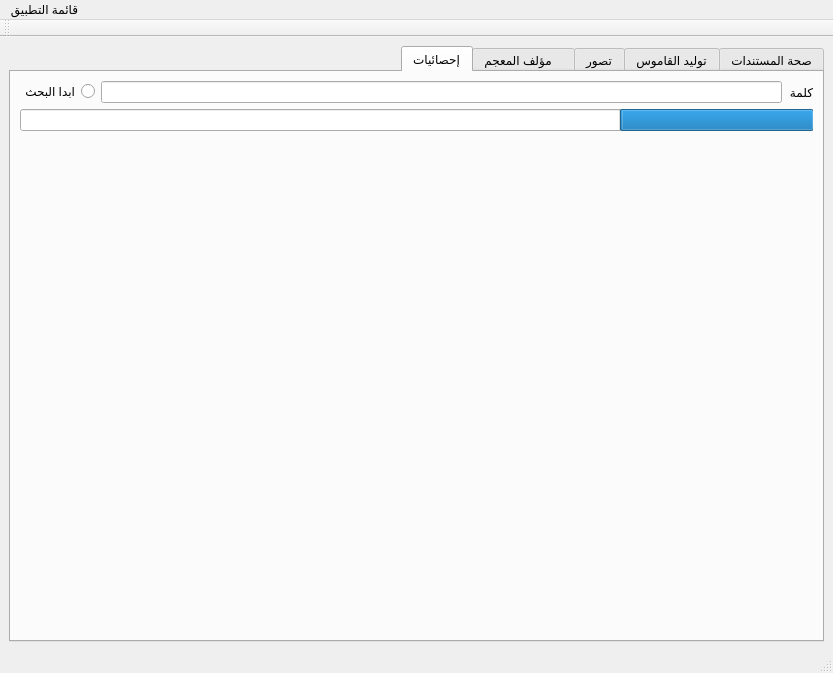
<?xml version="1.0" encoding="UTF-8"?>
<ui version="4.0">
 <class>MainWindow</class>
 <widget class="QMainWindow" name="MainWindow">
  <property name="geometry">
   <rect>
    <x>0</x>
    <y>0</y>
    <width>833</width>
    <height>673</height>
   </rect>
  </property>
  <property name="windowTitle">
   <string>MainWindow</string>
  </property>
  <property name="locale">
   <locale language="Arabic" country="Egypt"/>
  </property>
  <widget class="QWidget" name="centralwidget">
   <layout class="QHBoxLayout" name="horizontalLayout_6">
    <item>
     <widget class="QTabWidget" name="tabWidget">
      <property name="layoutDirection">
       <enum>Qt::RightToLeft</enum>
      </property>
      <property name="autoFillBackground">
       <bool>true</bool>
      </property>
      <property name="styleSheet">
       <string notr="true">font: 75 13pt &quot;Bitstream Charter&quot;;</string>
      </property>
      <property name="currentIndex">
       <number>4</number>
      </property>
      <widget class="QWidget" name="tab_3">
       <attribute name="title">
        <string>صحة المستندات</string>
       </attribute>
       <layout class="QGridLayout" name="gridLayout">
        <item row="0" column="0" rowspan="3">
         <spacer name="horizontalSpacer">
          <property name="orientation">
           <enum>Qt::Horizontal</enum>
          </property>
          <property name="sizeType">
           <enum>QSizePolicy::Expanding</enum>
          </property>
          <property name="sizeHint" stdset="0">
           <size>
            <width>100</width>
            <height>100</height>
           </size>
          </property>
         </spacer>
        </item>
        <item row="0" column="1">
         <spacer name="verticalSpacer">
          <property name="orientation">
           <enum>Qt::Vertical</enum>
          </property>
          <property name="sizeType">
           <enum>QSizePolicy::Expanding</enum>
          </property>
          <property name="sizeHint" stdset="0">
           <size>
            <width>150</width>
            <height>600</height>
           </size>
          </property>
         </spacer>
        </item>
        <item row="0" column="2" rowspan="3">
         <spacer name="horizontalSpacer_5">
          <property name="orientation">
           <enum>Qt::Horizontal</enum>
          </property>
          <property name="sizeType">
           <enum>QSizePolicy::Expanding</enum>
          </property>
          <property name="sizeHint" stdset="0">
           <size>
            <width>100</width>
            <height>100</height>
           </size>
          </property>
         </spacer>
        </item>
        <item row="1" column="1">
         <layout class="QVBoxLayout" name="verticalLayout_8">
          <property name="sizeConstraint">
           <enum>QLayout::SetFixedSize</enum>
          </property>
          <item>
           <widget class="QLabel" name="label_10">
            <property name="font">
             <font>
              <family>Abyssinica SIL</family>
              <pointsize>15</pointsize>
              <weight>75</weight>
              <italic>false</italic>
              <bold>true</bold>
             </font>
            </property>
            <property name="styleSheet">
             <string notr="true">
font: bold 15pt &quot;Abyssinica SIL&quot;;</string>
            </property>
            <property name="text">
             <string> تسجيل الدخول </string>
            </property>
           </widget>
          </item>
          <item>
           <layout class="QVBoxLayout" name="verticalLayout_5">
            <item>
             <layout class="QVBoxLayout" name="verticalLayout_2">
              <item>
               <widget class="QLabel" name="label">
                <property name="autoFillBackground">
                 <bool>true</bool>
                </property>
                <property name="styleSheet">
                 <string notr="true">font: 75 11pt &quot;Bitstream Charter&quot;;
font: 75 11pt &quot;Bitstream Charter&quot;;</string>
                </property>
                <property name="text">
                 <string>مؤلف المعجم</string>
                </property>
               </widget>
              </item>
              <item>
               <widget class="QTextEdit" name="textEdit_2">
                <property name="minimumSize">
                 <size>
                  <width>300</width>
                  <height>40</height>
                 </size>
                </property>
                <property name="maximumSize">
                 <size>
                  <width>400</width>
                  <height>40</height>
                 </size>
                </property>
               </widget>
              </item>
             </layout>
            </item>
            <item>
             <layout class="QVBoxLayout" name="verticalLayout_4">
              <item>
               <widget class="QLabel" name="label_2">
                <property name="styleSheet">
                 <string notr="true">font: 75 11pt &quot;Bitstream Charter&quot;;</string>
                </property>
                <property name="text">
                 <string>كلمة السر</string>
                </property>
               </widget>
              </item>
              <item>
               <widget class="QTextEdit" name="textEdit">
                <property name="minimumSize">
                 <size>
                  <width>300</width>
                  <height>40</height>
                 </size>
                </property>
                <property name="maximumSize">
                 <size>
                  <width>400</width>
                  <height>40</height>
                 </size>
                </property>
                <property name="tabChangesFocus">
                 <bool>true</bool>
                </property>
               </widget>
              </item>
             </layout>
            </item>
            <item>
             <layout class="QHBoxLayout" name="horizontalLayout_3">
              <item>
               <spacer name="horizontalSpacer_6">
                <property name="orientation">
                 <enum>Qt::Horizontal</enum>
                </property>
                <property name="sizeHint" stdset="0">
                 <size>
                  <width>198</width>
                  <height>20</height>
                 </size>
                </property>
               </spacer>
              </item>
              <item>
               <widget class="QPushButton" name="pushButton">
                <property name="minimumSize">
                 <size>
                  <width>100</width>
                  <height>30</height>
                 </size>
                </property>
                <property name="maximumSize">
                 <size>
                  <width>150</width>
                  <height>30</height>
                 </size>
                </property>
                <property name="text">
                 <string>تسجيل الدخول</string>
                </property>
               </widget>
              </item>
             </layout>
            </item>
           </layout>
          </item>
         </layout>
        </item>
        <item row="2" column="1">
         <spacer name="verticalSpacer_2">
          <property name="orientation">
           <enum>Qt::Vertical</enum>
          </property>
          <property name="sizeType">
           <enum>QSizePolicy::Expanding</enum>
          </property>
          <property name="sizeHint" stdset="0">
           <size>
            <width>100</width>
            <height>600</height>
           </size>
          </property>
         </spacer>
        </item>
       </layout>
      </widget>
      <widget class="QWidget" name="tab_2">
       <attribute name="title">
        <string>توليد القاموس</string>
       </attribute>
      </widget>
      <widget class="QWidget" name="tab_4">
       <attribute name="title">
        <string>تصور</string>
       </attribute>
       <layout class="QHBoxLayout" name="horizontalLayout">
        <item>
         <layout class="QGridLayout" name="gridLayout_5"/>
        </item>
        <item>
         <layout class="QGridLayout" name="gridLayout_6">
          <item row="0" column="0">
           <widget class="QLabel" name="label_8">
            <property name="text">
             <string>هيكل محتويات كوربوس العربية</string>
            </property>
           </widget>
          </item>
          <item row="1" column="0">
           <widget class="QTreeView" name="treeView"/>
          </item>
          <item row="3" column="0">
           <widget class="QListView" name="listView">
            <property name="layoutDirection">
             <enum>Qt::RightToLeft</enum>
            </property>
            <property name="autoFillBackground">
             <bool>true</bool>
            </property>
            <property name="styleSheet">
             <string notr="true">
font: 75 11pt &quot;Bitstream Charter&quot;;
</string>
            </property>
           </widget>
          </item>
          <item row="2" column="0">
           <widget class="QLabel" name="label_9">
            <property name="text">
             <string>محتوى الملف المختار</string>
            </property>
           </widget>
          </item>
         </layout>
        </item>
       </layout>
      </widget>
      <widget class="QWidget" name="tab_5">
       <attribute name="title">
        <string>مؤلف المعجم   </string>
       </attribute>
       <widget class="QToolBox" name="toolBox">
        <property name="geometry">
         <rect>
          <x>18</x>
          <y>110</y>
          <width>781</width>
          <height>356</height>
         </rect>
        </property>
        <property name="layoutDirection">
         <enum>Qt::LeftToRight</enum>
        </property>
        <property name="frameShape">
         <enum>QFrame::NoFrame</enum>
        </property>
        <property name="frameShadow">
         <enum>QFrame::Plain</enum>
        </property>
        <property name="currentIndex">
         <number>1</number>
        </property>
        <property name="tabSpacing">
         <number>10</number>
        </property>
        <widget class="QWidget" name="page">
         <property name="geometry">
          <rect>
           <x>0</x>
           <y>0</y>
           <width>426</width>
           <height>164</height>
          </rect>
         </property>
         <property name="mouseTracking">
          <bool>false</bool>
         </property>
         <attribute name="label">
          <string> المعاني</string>
         </attribute>
         <layout class="QVBoxLayout" name="verticalLayout_10">
          <item>
           <layout class="QHBoxLayout" name="horizontalLayout_8">
            <item>
             <widget class="QPushButton" name="insertmeaning">
              <property name="minimumSize">
               <size>
                <width>100</width>
                <height>40</height>
               </size>
              </property>
              <property name="maximumSize">
               <size>
                <width>16777215</width>
                <height>40</height>
               </size>
              </property>
              <property name="text">
               <string>إضافة</string>
              </property>
             </widget>
            </item>
            <item>
             <widget class="QLineEdit" name="editmeaning">
              <property name="minimumSize">
               <size>
                <width>300</width>
                <height>40</height>
               </size>
              </property>
              <property name="maximumSize">
               <size>
                <width>16777215</width>
                <height>40</height>
               </size>
              </property>
              <property name="layoutDirection">
               <enum>Qt::RightToLeft</enum>
              </property>
              <property name="text">
               <string/>
              </property>
             </widget>
            </item>
           </layout>
          </item>
          <item>
           <widget class="QLabel" name="label_5">
            <property name="text">
             <string>معنى</string>
            </property>
           </widget>
          </item>
          <item>
           <widget class="QTableWidget" name="listmeaning">
            <attribute name="horizontalHeaderStretchLastSection">
             <bool>true</bool>
            </attribute>
            <attribute name="verticalHeaderStretchLastSection">
             <bool>true</bool>
            </attribute>
           </widget>
          </item>
         </layout>
        </widget>
        <widget class="QWidget" name="Examples">
         <property name="geometry">
          <rect>
           <x>0</x>
           <y>0</y>
           <width>781</width>
           <height>276</height>
          </rect>
         </property>
         <attribute name="label">
          <string>أمثلة</string>
         </attribute>
         <layout class="QVBoxLayout" name="verticalLayout_11">
          <item>
           <layout class="QHBoxLayout" name="horizontalLayout_4"/>
          </item>
          <item>
           <layout class="QHBoxLayout" name="horizontalLayout_9">
            <item>
             <widget class="QPushButton" name="insertexample">
              <property name="minimumSize">
               <size>
                <width>100</width>
                <height>40</height>
               </size>
              </property>
              <property name="maximumSize">
               <size>
                <width>16777215</width>
                <height>40</height>
               </size>
              </property>
              <property name="text">
               <string>إضافة</string>
              </property>
             </widget>
            </item>
            <item>
             <widget class="QLineEdit" name="modifyexample">
              <property name="minimumSize">
               <size>
                <width>300</width>
                <height>40</height>
               </size>
              </property>
              <property name="maximumSize">
               <size>
                <width>16777215</width>
                <height>40</height>
               </size>
              </property>
             </widget>
            </item>
           </layout>
          </item>
          <item>
           <widget class="QLabel" name="label_4">
            <property name="text">
             <string>أمثلة ( مرتبة  وفقا لمدى الصلة)</string>
            </property>
           </widget>
          </item>
          <item>
           <widget class="QTableWidget" name="exampleslist">
            <property name="minimumSize">
             <size>
              <width>300</width>
              <height>0</height>
             </size>
            </property>
            <attribute name="horizontalHeaderStretchLastSection">
             <bool>true</bool>
            </attribute>
            <attribute name="verticalHeaderStretchLastSection">
             <bool>true</bool>
            </attribute>
           </widget>
          </item>
         </layout>
        </widget>
       </widget>
       <widget class="Line" name="line">
        <property name="geometry">
         <rect>
          <x>10</x>
          <y>490</y>
          <width>791</width>
          <height>16</height>
         </rect>
        </property>
        <property name="orientation">
         <enum>Qt::Horizontal</enum>
        </property>
       </widget>
       <widget class="QWidget" name="layoutWidget">
        <property name="geometry">
         <rect>
          <x>18</x>
          <y>510</y>
          <width>401</width>
          <height>42</height>
         </rect>
        </property>
        <layout class="QHBoxLayout" name="horizontalLayout_19">
         <item>
          <widget class="QPushButton" name="pushButton_5">
           <property name="minimumSize">
            <size>
             <width>100</width>
             <height>40</height>
            </size>
           </property>
           <property name="maximumSize">
            <size>
             <width>300</width>
             <height>40</height>
            </size>
           </property>
           <property name="font">
            <font>
             <family>Bitstream Charter</family>
             <pointsize>13</pointsize>
             <weight>9</weight>
             <italic>false</italic>
             <bold>false</bold>
            </font>
           </property>
           <property name="text">
            <string>إلغاء</string>
           </property>
          </widget>
         </item>
         <item>
          <widget class="QPushButton" name="pushButton_4">
           <property name="minimumSize">
            <size>
             <width>100</width>
             <height>40</height>
            </size>
           </property>
           <property name="maximumSize">
            <size>
             <width>300</width>
             <height>40</height>
            </size>
           </property>
           <property name="font">
            <font>
             <family>Bitstream Charter</family>
             <pointsize>13</pointsize>
             <weight>9</weight>
             <italic>false</italic>
             <bold>false</bold>
            </font>
           </property>
           <property name="text">
            <string>تأكيد</string>
           </property>
          </widget>
         </item>
        </layout>
       </widget>
       <widget class="QWidget" name="layoutWidget">
        <property name="geometry">
         <rect>
          <x>18</x>
          <y>20</y>
          <width>778</width>
          <height>70</height>
         </rect>
        </property>
        <layout class="QHBoxLayout" name="horizontalLayout_2">
         <item>
          <layout class="QVBoxLayout" name="verticalLayout">
           <item>
            <widget class="QLabel" name="label_3">
             <property name="minimumSize">
              <size>
               <width>0</width>
               <height>20</height>
              </size>
             </property>
             <property name="maximumSize">
              <size>
               <width>16777215</width>
               <height>20</height>
              </size>
             </property>
             <property name="text">
              <string>كلمة</string>
             </property>
            </widget>
           </item>
           <item>
            <widget class="QTextEdit" name="wordtext">
             <property name="minimumSize">
              <size>
               <width>300</width>
               <height>40</height>
              </size>
             </property>
             <property name="maximumSize">
              <size>
               <width>400</width>
               <height>40</height>
              </size>
             </property>
             <property name="overwriteMode">
              <bool>false</bool>
             </property>
            </widget>
           </item>
          </layout>
         </item>
         <item>
          <layout class="QHBoxLayout" name="horizontalLayout_5">
           <item>
            <layout class="QVBoxLayout" name="verticalLayout_6">
             <item>
              <widget class="QLabel" name="label_6">
               <property name="minimumSize">
                <size>
                 <width>0</width>
                 <height>20</height>
                </size>
               </property>
               <property name="maximumSize">
                <size>
                 <width>16777215</width>
                 <height>20</height>
                </size>
               </property>
               <property name="text">
                <string>العصر:</string>
               </property>
              </widget>
             </item>
             <item>
              <widget class="QComboBox" name="period">
               <property name="minimumSize">
                <size>
                 <width>200</width>
                 <height>30</height>
                </size>
               </property>
               <property name="maximumSize">
                <size>
                 <width>250</width>
                 <height>30</height>
                </size>
               </property>
              </widget>
             </item>
            </layout>
           </item>
           <item>
            <layout class="QVBoxLayout" name="verticalLayout_7">
             <item>
              <widget class="QLabel" name="label_7">
               <property name="minimumSize">
                <size>
                 <width>0</width>
                 <height>20</height>
                </size>
               </property>
               <property name="maximumSize">
                <size>
                 <width>16777215</width>
                 <height>20</height>
                </size>
               </property>
               <property name="text">
                <string>صنف:</string>
               </property>
              </widget>
             </item>
             <item>
              <widget class="QComboBox" name="genre">
               <property name="minimumSize">
                <size>
                 <width>150</width>
                 <height>30</height>
                </size>
               </property>
               <property name="maximumSize">
                <size>
                 <width>200</width>
                 <height>30</height>
                </size>
               </property>
              </widget>
             </item>
            </layout>
           </item>
          </layout>
         </item>
         <item>
          <widget class="QPushButton" name="checkword">
           <property name="minimumSize">
            <size>
             <width>100</width>
             <height>30</height>
            </size>
           </property>
           <property name="maximumSize">
            <size>
             <width>100</width>
             <height>30</height>
            </size>
           </property>
           <property name="text">
            <string>فحص</string>
           </property>
          </widget>
         </item>
        </layout>
       </widget>
      </widget>
      <widget class="QWidget" name="tab">
       <attribute name="title">
        <string>إحصائيات</string>
       </attribute>
       <layout class="QVBoxLayout" name="verticalLayout_3">
        <item>
         <layout class="QHBoxLayout" name="horizontalLayout_7">
          <item>
           <widget class="QLabel" name="wordlabel">
            <property name="text">
             <string>كلمة</string>
            </property>
           </widget>
          </item>
          <item>
           <widget class="QLineEdit" name="word_stat"/>
          </item>
          <item>
           <widget class="QRadioButton" name="Lookstat">
            <property name="text">
             <string>ابدا البحث</string>
            </property>
           </widget>
          </item>
         </layout>
        </item>
        <item>
         <widget class="QProgressBar" name="progressBar">
          <property name="value">
           <number>24</number>
          </property>
         </widget>
        </item>
        <item>
         <layout class="QGridLayout" name="gridLayout_2">
          <item row="0" column="1">
           <widget class="QLabel" name="barchartGenre">
            <property name="text">
             <string/>
            </property>
           </widget>
          </item>
          <item row="0" column="0">
           <widget class="QLabel" name="barchartPeriod">
            <property name="text">
             <string/>
            </property>
           </widget>
          </item>
         </layout>
        </item>
       </layout>
      </widget>
     </widget>
    </item>
   </layout>
  </widget>
  <widget class="QMenuBar" name="menubar">
   <property name="geometry">
    <rect>
     <x>0</x>
     <y>0</y>
     <width>833</width>
     <height>20</height>
    </rect>
   </property>
   <widget class="QMenu" name="menu">
    <property name="font">
     <font>
      <family>Bitstream Charter</family>
      <pointsize>12</pointsize>
      <weight>75</weight>
      <bold>true</bold>
     </font>
    </property>
    <property name="layoutDirection">
     <enum>Qt::RightToLeft</enum>
    </property>
    <property name="title">
     <string>قائمة التطبيق</string>
    </property>
    <addaction name="actionquit"/>
   </widget>
   <addaction name="menu"/>
  </widget>
  <widget class="QStatusBar" name="statusbar"/>
  <widget class="QToolBar" name="toolBar">
   <property name="windowTitle">
    <string>toolBar</string>
   </property>
   <property name="autoFillBackground">
    <bool>true</bool>
   </property>
   <attribute name="toolBarArea">
    <enum>TopToolBarArea</enum>
   </attribute>
   <attribute name="toolBarBreak">
    <bool>false</bool>
   </attribute>
  </widget>
  <action name="actionquit">
   <property name="text">
    <string>&amp;quit</string>
   </property>
   <property name="font">
    <font>
     <family>Bitstream Charter</family>
     <pointsize>12</pointsize>
     <weight>75</weight>
     <bold>true</bold>
    </font>
   </property>
  </action>
 </widget>
 <resources/>
 <connections/>
</ui>
